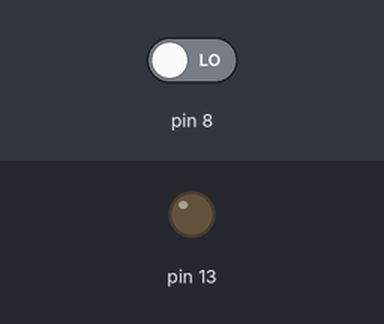
Recording of a sketch running on a simulated Arduino Uno, built with avr-gcc and run on an emulated ATmega328P. Shown: output pins drawn as LEDs (lit = HIGH). The inputs (shaded band) are chosen by the test bench; at power-on: pin 8 LOW.

Above: at 0.8 s.
0.9 s: pin 8 driven HIGH
At 1.3 s:
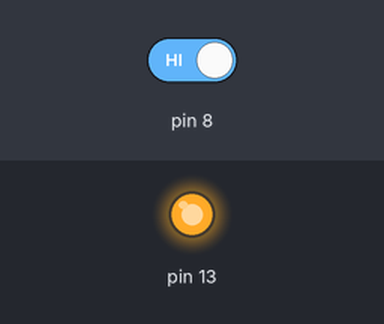
2.4 s: pin 8 driven LOW
At 3.7 s:
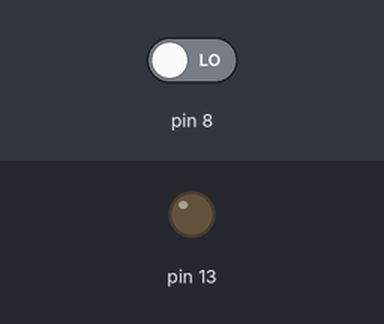
Timing chart, 0 to 5.4 s (numbered marks = the images above; inputs shaded):
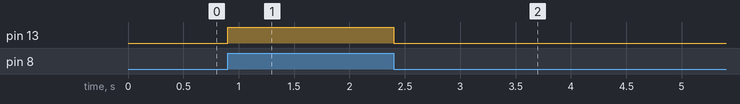

The sketch:

lab2_circuit1a.ino
```cpp
/*
  Lab 2, Circuit 1a
  Using a pushbutton to turn on/off an LED
  (External pull-down resistor used)
  By: Alyssa J. Pasquale, Ph.D.
  Written: May 15, 2017
  Edited: April 22, 2025
  I/O Pins
  A0:
  A1:
  A2:
  A3:
  A4:
  A5:
  D0:
  D1:
  D2:
  D3:
  D4:
  D5:
  D6:
  D7:
  D8:  Pushbutton
  D9:
  D10:
  D11:
  D12:
  D13: LED
*/

#define MCU __AVR_ATmega328P__
#define F_CPU 16000000UL

#include <avr/io.h>

int main(void) {
  // Set DDRB bit 5
  // This causes Arduino pin D13 to be an output
  DDRB = 0x20;

  while (1) {
    //Read value from pushbutton (D8)
    if (PINB & 0x01) {
      //Turn on LED
      PORTB |= 0x20;
    }
    else {
      // Turn off LED
      PORTB &= 0xDF;
    }
  }
}
```

Measured:
- after the input at 0.9 s, pin 13: LOW → HIGH at once
- after the input at 2.4 s, pin 13: HIGH → LOW at once
